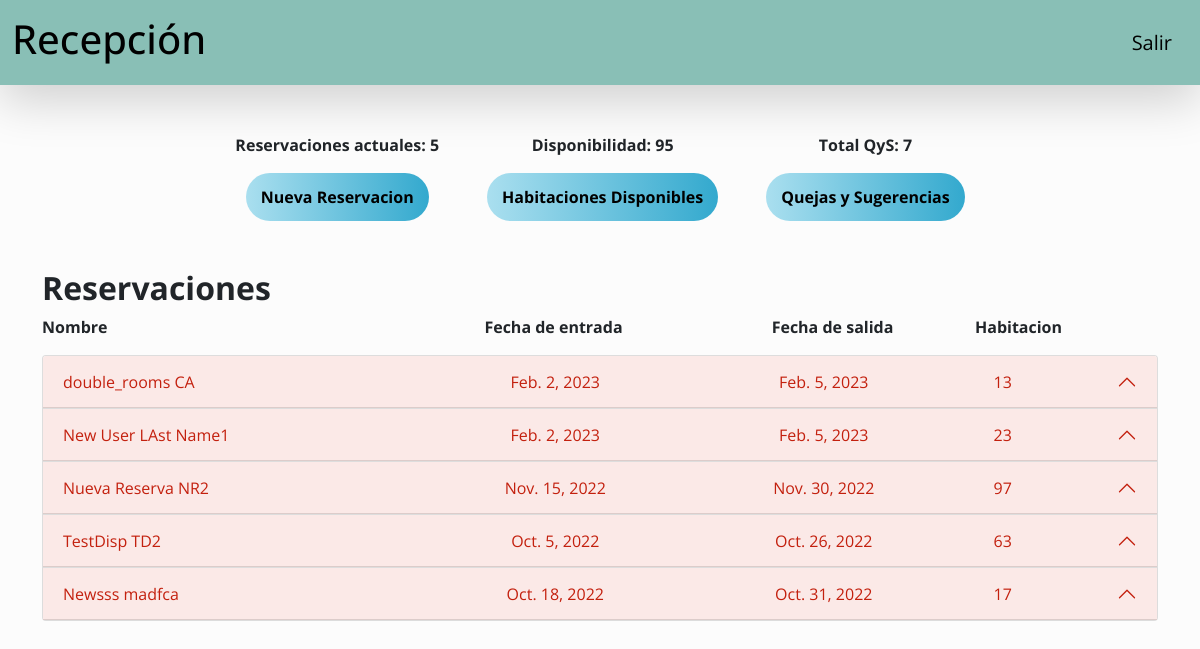
Page /home/ on the earlier database version.
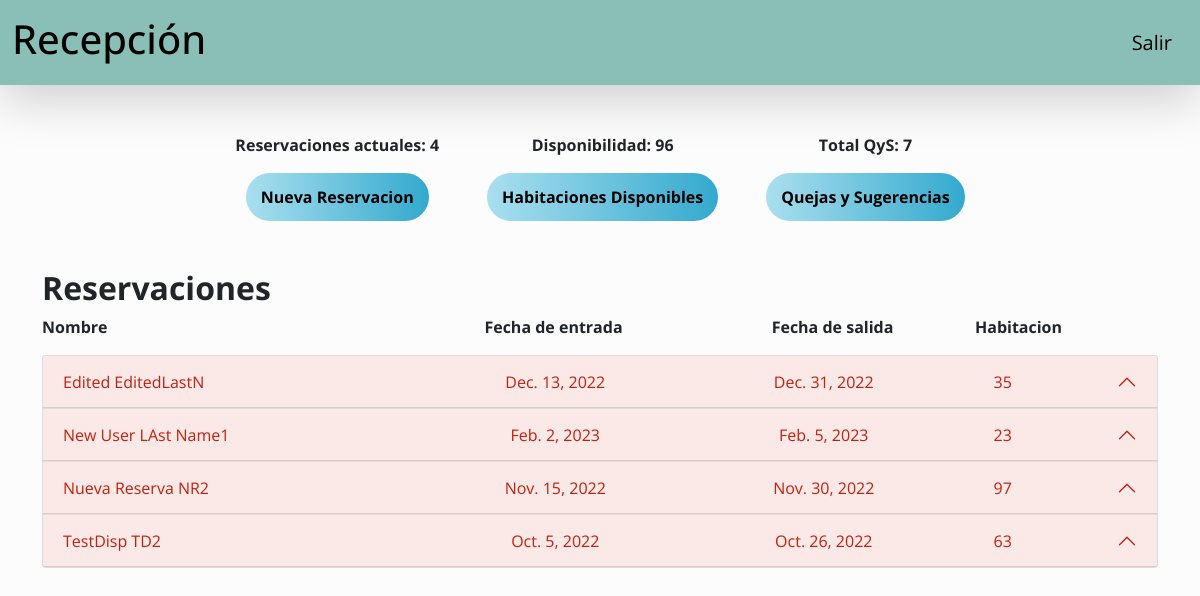
Same page on the later database version.
### main/models.py (models this page shows, shortened)
class Reservacion(models.Model):
    name = models.CharField(max_length=50)
    lastName = models.CharField(max_length=50)
    entry_date = models.DateField()
    out_date = models.DateField()
    roomNumber = models.ForeignKey(Habitacion, on_delete=models.CASCADE)

class Habitacion(models.Model):
    roomNumber = models.IntegerField(primary_key=True)
    dispo = models.BooleanField(default=True)
    def __str__(self):
        return self.roomNumber.__str__()

### main/views.py (the view)
# urls.py: path('home/', views.home, name='home'),
def home(request):
    names = Reservacion.objects.all()
    totalR = Reservacion.objects.count()
    disp = 100 - totalR
    context = {'names': names, 'total': totalR, 'disp': disp}
    return render(request, 'home/home.html', context)

### main/templates/home/home.html (shortened to what this page needs)
{% extends 'base.html' %} {% load static %} {% block content %}
<div style="height: 100vh">
  <section>
    <div class="d-flex gap-5 justify-content-center mt-5">
      <div class="flex-column-center">
        <p style="font-weight: 700">
          Reservaciones actuales: {{total}}
        </p>
        <a
          href="{% url 'newReservation' %}"
          class="text-decoration-none gbutton"
          >Nueva Reservacion</a
        >
      </div>
      <div class="flex-column-center">
        <p style="font-weight: 700">Disponibilidad: {{disp}}</p>
        <a href="" class="text-decoration-none gbutton"
          >Habitaciones Disponibles</a
        >
      </div>
      <div class="flex-column-center">
        <p style="font-weight: 700">Total QyS: 7</p>
        <a href="" class="text-decoration-none gbutton"
          >Quejas y Sugerencias</a
        >
      </div>
    </div>
  </section>
  <section class="container my-5 w-100 w-md-75">
    <h2 class="fw-bold">Reservaciones</h2>
    <div class="d-flex">
      <p class="fw-bold col-4">Nombre</p>
      <p class="fw-bold col-3 text-center">Fecha de entrada</p>
      <p class="fw-bold col-3 text-center">Fecha de salida</p>
      <p class="fw-bold col-1 text-center">Habitacion</p>
    </div>
    <div class="accordion" id="accordionExample">
      {% for reservation in names %}
      <div class="accordion-item">
        <h2 class="accordion-header" id="heading{{reservation.id}}">
          <button
            class="accordion-button"
            type="button"
            data-bs-toggle="collapse"
            data-bs-target="#collapse{{reservation.id}}"
            aria-expanded="true"
            aria-controls="collapse{{reservation.id}}"
          >
            <div class="col-4">
              {{reservation.name}} {{reservation.lastName}}
            </div>
            <div class="col-3 text-center">
              {{reservation.entry_date}}
            </div>
            <div class="col-3 text-center">
              {{reservation.out_date}}
            </div>
            <div class="col-1 text-center">
              {{reservation.roomNumber}}
            </div>
          </button>
        </h2>
      </div>
      {% endfor %}
    </div>
  </section>
</div>
{% endblock content %}

Differences in the rows shown:
removed Reservacion: name "double_rooms", lastName "CA", entry_date "Feb. 2, 2023", out_date "Feb. 5, 2023", roomNumber "13"
removed Reservacion: name "Newsss", lastName "madfca", entry_date "Oct. 18, 2022", out_date "Oct. 31, 2022", roomNumber "17"
added Reservacion: name "Edited", lastName "EditedLastN", entry_date "Dec. 13, 2022", out_date "Dec. 31, 2022", roomNumber "35"
Other differences:
{{ total }}: "5" → "4"
{{ disp }}: "95" → "96"
